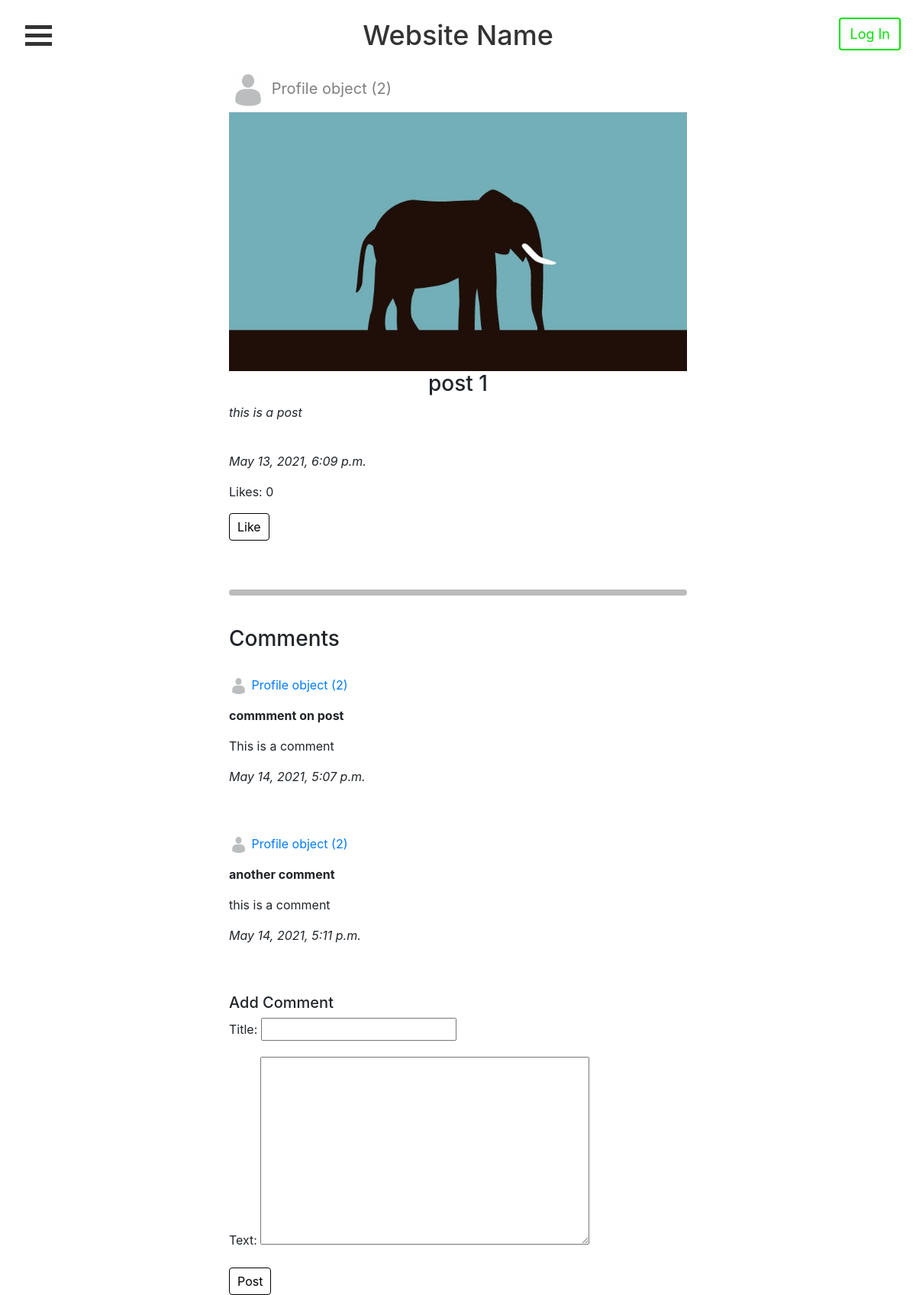
Before: /post/10/ with the older database file.
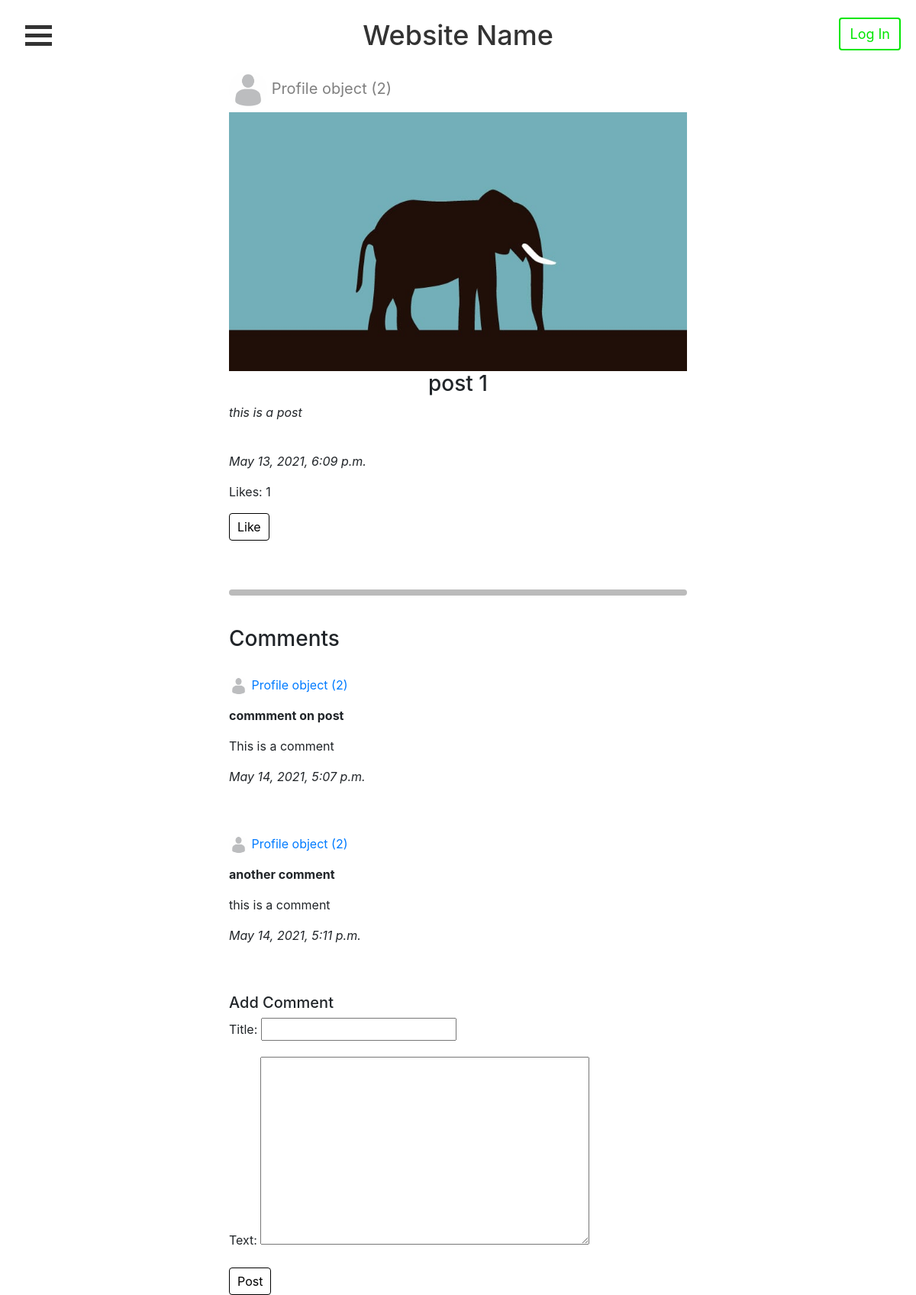
After: the same page with the newer database file.
### accounts/models.py (models this page shows, shortened)
class Post(models.Model):
    title = models.CharField(max_length=50, null=True)
    caption = models.TextField(default="", null=True)
    image = models.ImageField(null=True)
    post_date = models.DateTimeField(auto_now_add=True, null=True)
    userPosted = models.ForeignKey(Profile, null=True, on_delete=models.CASCADE)
    likes = models.IntegerField(default=0)

class Profile(models.Model):
    user = models.OneToOneField(User, on_delete=models.CASCADE, primary_key=True)
    profile_pic = models.ImageField(null=True, blank=True)
    bio = models.TextField(default="", blank=True)
    def create_user_profile(sender, instance, created, **kwargs):
        if created:
            Profile.objects.create(user=instance)
    post_save.connect(create_user_profile, sender=User)

### accounts/views.py (the view, shortened to what this page needs)
# urls.py: path('post/<str:pk>/', views.post, name="post_page"),
def post(request, pk):
    post = Post.objects.get(id=pk) # Gets the post for the specific page
    comments = post.comment_set.all() # Gets all of the comments for the post
    form = CommentForm()
    form_like = LikeForm()
    context = {'post': post, 'comments': comments, 'form': form, 'form_like': form_like}
    return render(request, 'accounts/post.html', context)

### accounts/forms.py
class CommentForm(ModelForm):
    class Meta:
        model = Comment
        fields = ['title', 'text']

class LikeForm(ModelForm):
    class Meta:
        model = Like
        fields = []

### accounts/templates/accounts/post.html (shortened to what this page needs)
{% extends 'accounts/main.html' %}
{% block content %}
<div class="containercenter">
  <a href="{% url 'profile_page' post.userPosted.user.id %}" class="profilelink">
    <img src="{{ post.userPosted.profile_pic.url }}" alt="profile pic" id="postprofilepic" />
    <p style="display:inline-block">{{post.userPosted}}</p>
  </a>
</div>
<img src="{{ post.image.url }}" alt="post image" style="max-width:50%" class="center">
<h3 style="text-align:center">{{post.title}}</h3>
<div class="containercenter">
  <p><i>{{post.caption}}</i></p>
  <br />
  <p><i>{{post.post_date}}</i></p>
  <p>Likes: {{post.likes}}</p>
  <form method="post">
    <input type="submit" class="btn submit_btn" value="Like" name="Like">
  </form>
</div>
<br />
<br />
<hr class="rounded">
<br />
<div class="containercenter">
  <h3>Comments</h3>
  <br />
  {% for comment in comments %}
    <a href="{% url 'profile_page' comment.userPosted.user.id %}">
      <img src="{{ comment.userPosted.profile_pic.url }}" alt="profile pic" id="commentprofilepic" />
      <p style="display:inline-block">{{comment.userPosted}}</p>
    </a>
    <p><strong>{{comment.title}}</strong></p>
    <p>{{comment.text}}</p>
    <p><i>{{comment.post_date}}</i></p>
    <br />
    <br />
  {% endfor %}
  <h5>Add Comment</h5>
  <form method="post">
    {{ form.as_p }}
    <input class="btn submit_btn" type="submit" value="Post" name="Comment">
  </form>
</div>
{% endblock %}

Changed rows visible on the page:
changed Post "post 1": likes "0" → "1"
